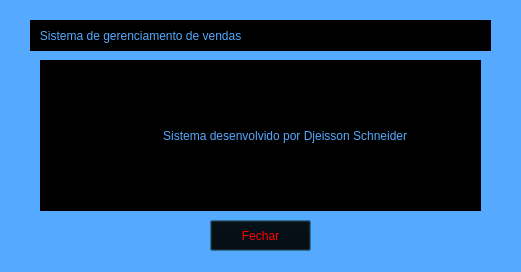
<?xml version="1.0" encoding="UTF-8"?>
<ui version="4.0">
 <class>Dialog</class>
 <widget class="QDialog" name="Dialog">
  <property name="geometry">
   <rect>
    <x>0</x>
    <y>0</y>
    <width>521</width>
    <height>272</height>
   </rect>
  </property>
  <property name="windowTitle">
   <string>About</string>
  </property>
  <property name="styleSheet">
   <string notr="true">background-color: rgb(85, 170, 255);</string>
  </property>
  <widget class="QLabel" name="label">
   <property name="geometry">
    <rect>
     <x>30</x>
     <y>20</y>
     <width>461</width>
     <height>31</height>
    </rect>
   </property>
   <property name="styleSheet">
    <string notr="true">background-color: rgb(0, 0, 0);
color: rgb(85, 170, 255);
font: 75 12pt &quot;Terminal&quot;;</string>
   </property>
   <property name="text">
    <string>   Sistema de gerenciamento de vendas</string>
   </property>
  </widget>
  <widget class="QLabel" name="label_2">
   <property name="geometry">
    <rect>
     <x>40</x>
     <y>60</y>
     <width>441</width>
     <height>151</height>
    </rect>
   </property>
   <property name="styleSheet">
    <string notr="true">background-color: rgb(0, 0, 0);
color: rgb(85, 170, 255);
</string>
   </property>
   <property name="text">
    <string>                                     Sistema desenvolvido por Djeisson Schneider</string>
   </property>
  </widget>
  <widget class="QPushButton" name="pushButton">
   <property name="geometry">
    <rect>
     <x>210</x>
     <y>220</y>
     <width>101</width>
     <height>31</height>
    </rect>
   </property>
   <property name="styleSheet">
    <string notr="true">background-color: rgb(0, 0, 0);
color: rgb(255, 0, 0);</string>
   </property>
   <property name="text">
    <string>Fechar</string>
   </property>
  </widget>
 </widget>
 <resources/>
 <connections/>
</ui>
